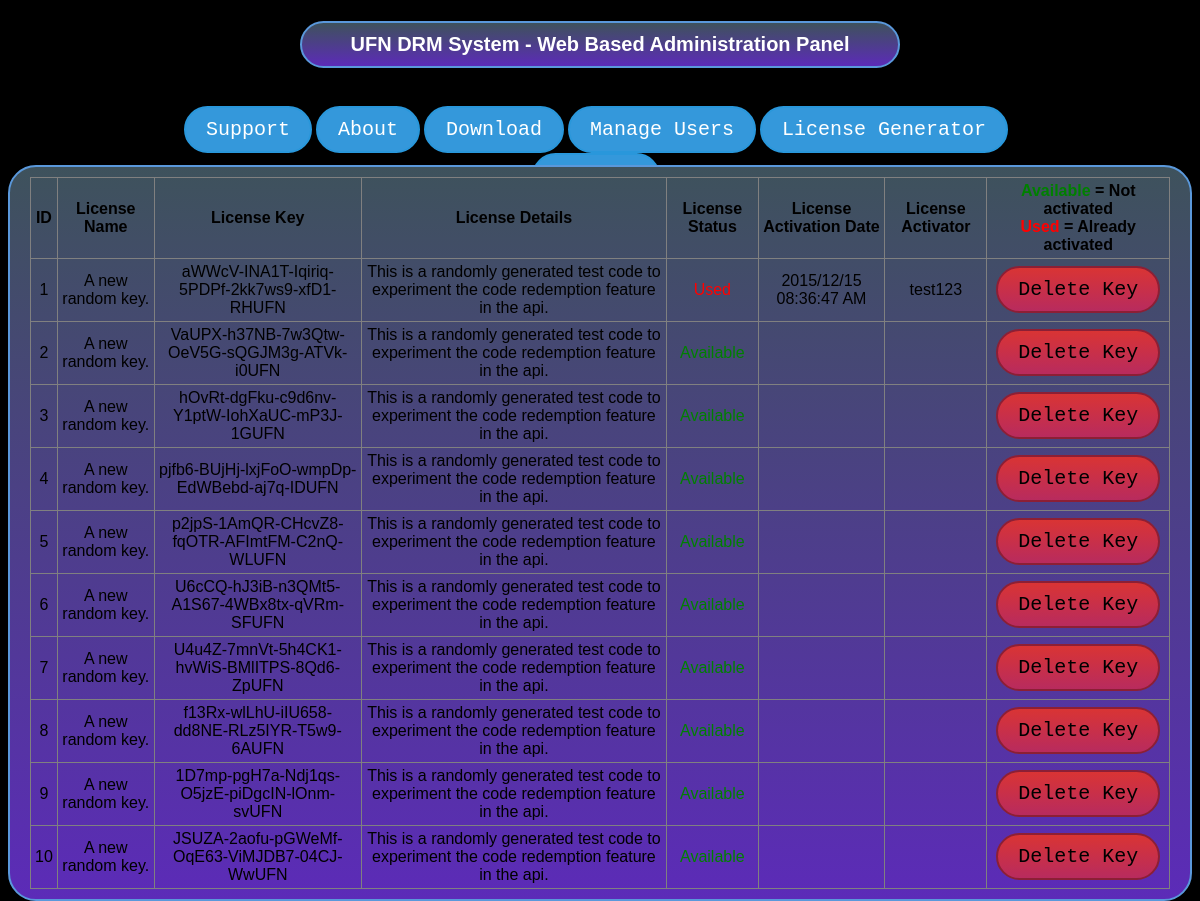
The page /ufndrm/ui/keys/index.php (signed in) on the database its author committed.
### tables this page shows
CREATE TABLE IF NOT EXISTS `codes` (
  `id` int(11) NOT NULL AUTO_INCREMENT,
  `name` text NOT NULL,
  `code` text NOT NULL,
  `details` text NOT NULL,
  `activated` text NOT NULL,
  `dateofactivation` text NOT NULL,
  `activator` text NOT NULL,
  PRIMARY KEY (`id`)
);

### ufndrm/ui/keys/index.php (the view, shortened to what this page needs)
<html>
<link href="../ufn_ui.css" rel="stylesheet" type="text/css" />
<body>
<div id="container">
<div id="header">
<h1 class="frm">UFN DRM System - Web Based Administration Panel</h1>
</div>
<div id="menu">
<ul>
<li><input type="button" class="btn" name="support" value="Support" onclick="gotoSupport()" /></li>
<li><input type="button" class="btn" name="about" value="About" onclick="gotoAbout()" /></li>
<li><input type="button" class="btn" name="download" value="Download" onclick="gotoDownload()" /></li>
<li><input type="button" class="btn" name="mngUsers" value="Manage Users" onclick="gotoMngUsers()" /></li>
<li><input type="button" class="btn" name="keygen" value="License Generator" onclick="gotoKeygen()" /></li>
<li><input type="button" class="btn" name="logout" value="Log out" onclick="Logout()" /></li>
</ul>
</div>
<div id="licensecontent">
<form name="tbl_licenses" class="frm">
<table border="1px solid black;" style="border-collapse:collapse;" cellspacing="0" cellpadding="4">
<?php
echo '<tr>';
echo '<th>ID</th>';
echo '<th>License Name</th>';
echo '<th>License Key</th>';
echo '<th>License Details</th>';
echo '<th>License Status</th>';
echo '<th>License Activation Date</th>';
echo '<th>License Activator</th>';
echo '<th><label  style="color:green;">Available</label> = Not activated<br/><label  style="color:red;">Used</label> = Already activated</th>';
echo '</tr>';
$keys = mysql_query("SELECT * FROM codes");
while($key = mysql_fetch_array($keys))
{
	echo '<tr>';
	echo '<td align="center">' . $key['id'] . ' </td>';
	echo '<td align="center">' . $key['name'] . '</td>';
	echo '<td align="center">' . $key['code'] . '</td>';
	echo '<td align="center">' . $key['details'] . '</td>';
	if ($key['activated'] == 1)
		echo '<td align="center"><label style="color:red;">Used</label></td>';
	else echo '<td align="center"><label style="color:green;">Available</label></td>';
	echo '<td align="center">' . $key['dateofactivation'] . '</td>';
	echo '<td align="center">' . $key['activator'] . '</td>';
	echo '<td align="center"><input type="button" class="btn2" value="Delete Key" onclick="gotoDeleteKey(' . $key['id'] . ')" /></td>';
	echo '</tr>';
}
?>
</table>
</form>
</div>
</div>
</body>
</html>

### ufndrm/ui/ufn_ui.css (style rules this page uses)
body { background-color: black; text-align: center; }
#container { width: 100%; height: 100%; }
#header { width: 50%; height: 10%; left: 25%; color: white; position: fixed; }
#menu { width: 80%; height: 10%; left: 8%; top: 10%; position: fixed; }
#licensecontent { width: 100%; position: relative; top: 20%; }
ul li { display: inline; }
.frm { background: #3e525c; background-image: -webkit-linear-gradient(top, #3e525c, #5c2bb8); background-image: -moz-linear-gradient(top, #3e525c, #5c2bb8); background-image: -ms-linear-gradient(top, #3e525c, #5c2bb8); background-image: -o-linear-gradient(top, #3e525c, #5c2bb8); background-image: linear-gradient(to bottom, #3e525c, #5c2bb8); -webkit-border-radius: 28; -moz-border-radius: 28; border-radius: 28px; font-family: Arial; color: #ffffff; font-size: 20px; padding: 10px 20px 10px 20px; border: solid #5a98db 2px; text-decoration: none; }
.btn { -webkit-border-radius: 28; -moz-border-radius: 28; border-radius: 28px; font-family: Courier New; color: #ffffff; font-size: 20px; background: #3498db; padding: 10px 20px 10px 20px; border: solid #2997db 2px; text-decoration: none; }
.btn2 { background: #d93434; background-image: -webkit-linear-gradient(top, #d93434, #b82b5e); background-image: -moz-linear-gradient(top, #d93434, #b82b5e); background-image: -ms-linear-gradient(top, #d93434, #b82b5e); background-image: -o-linear-gradient(top, #d93434, #b82b5e); background-image: linear-gradient(to bottom, #d93434, #b82b5e); -webkit-border-radius: 28; -moz-border-radius: 28; border-radius: 28px; font-family: Courier New; color: #000000; font-size: 20px; padding: 10px 20px 10px 20px; border: solid #8c1f35 2px; text-decoration: none; }

### rows shown on the page
codes: id "1", name "A new random key.", code "aWWcV-INA1T-Iqiriq-5PDPf-2kk7ws9-xfD1-RHUFN", details "This is a randomly generated test code to experiment the code redemption feature in the api.", dateofactivation "2015/12/15 08:36:47 AM", activator "test123"
codes: id "2", name "A new random key.", code "VaUPX-h37NB-7w3Qtw-OeV5G-sQGJM3g-ATVk-i0UFN", details "This is a randomly generated test code to experiment the code redemption feature in the api."
codes: id "3", name "A new random key.", code "hOvRt-dgFku-c9d6nv-Y1ptW-IohXaUC-mP3J-1GUFN", details "This is a randomly generated test code to experiment the code redemption feature in the api."
codes: id "4", name "A new random key.", code "pjfb6-BUjHj-lxjFoO-wmpDp-EdWBebd-aj7q-IDUFN", details "This is a randomly generated test code to experiment the code redemption feature in the api."
codes: id "5", name "A new random key.", code "p2jpS-1AmQR-CHcvZ8-fqOTR-AFImtFM-C2nQ-WLUFN", details "This is a randomly generated test code to experiment the code redemption feature in the api."
codes: id "6", name "A new random key.", code "U6cCQ-hJ3iB-n3QMt5-A1S67-4WBx8tx-qVRm-SFUFN", details "This is a randomly generated test code to experiment the code redemption feature in the api."
codes: id "7", name "A new random key.", code "U4u4Z-7mnVt-5h4CK1-hvWiS-BMlITPS-8Qd6-ZpUFN", details "This is a randomly generated test code to experiment the code redemption feature in the api."
codes: id "8", name "A new random key.", code "f13Rx-wlLhU-iIU658-dd8NE-RLz5IYR-T5w9-6AUFN", details "This is a randomly generated test code to experiment the code redemption feature in the api."
codes: id "9", name "A new random key.", code "1D7mp-pgH7a-Ndj1qs-O5jzE-piDgcIN-lOnm-svUFN", details "This is a randomly generated test code to experiment the code redemption feature in the api."
codes: id "10", name "A new random key.", code "JSUZA-2aofu-pGWeMf-OqE63-ViMJDB7-04CJ-WwUFN", details "This is a randomly generated test code to experiment the code redemption feature in the api."
